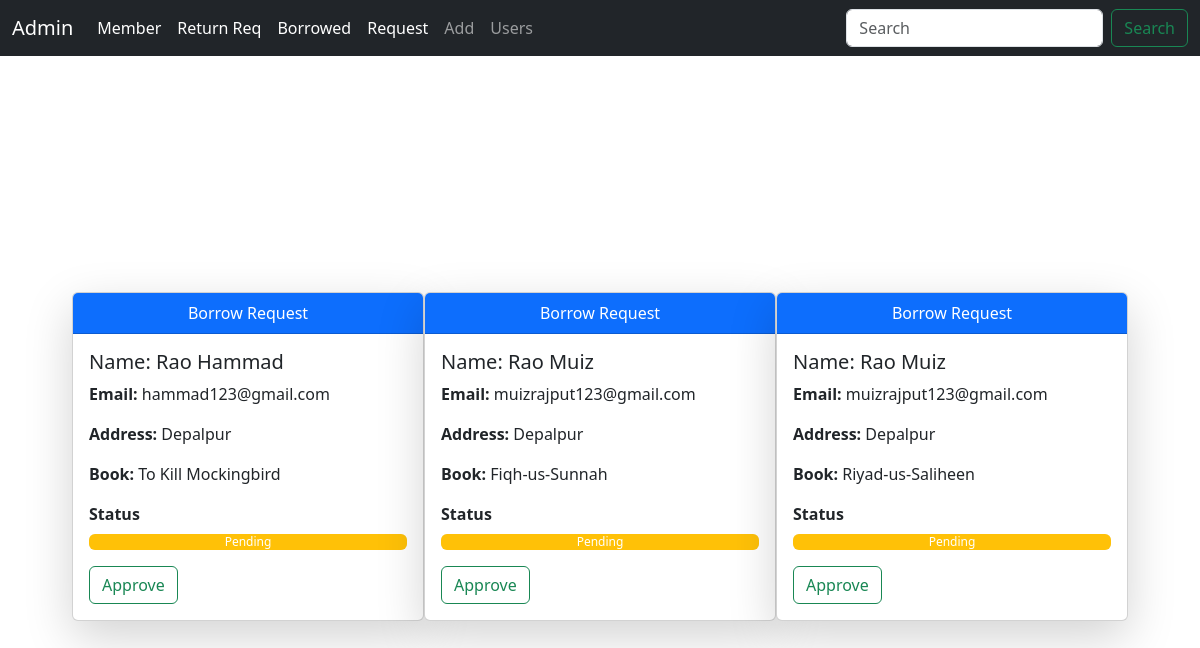
Page /manager/Breq/ on the committed database.
### manager/models.py (models this page shows, shortened)
class Borrowed(models.Model):
    b_id=models.AutoField(primary_key=True)
    i_id=models.IntegerField(max_length=20,default=0)
    book_id = models.IntegerField(default=0)
    Name=models.CharField(max_length=50)
    Email=models.CharField(max_length=100)
    Address=models.CharField(max_length=200)
    Book=models.CharField(max_length=50,default='')
    Status=models.CharField(max_length=20,default='pending')

### manager/views.py (the view)
# urls.py: path('Breq/',views.borrowReq,name='bReq'),
def borrowReq(request):
    a=Borrowed.objects.filter(Status__iexact='pending')
    return render(request,'Brequest.html',{'B':a})

### manager/Templates/Brequest.html (shortened to what this page needs)
{% extends 'Basic.html'%}
{%block content%}
<div class="page-area d-flex justify-content-center align-items-center vh-100">
{%for i in B %}
<div class="card shadow-lg" style="width: 22rem;">
    <div class="card-header bg-primary text-white text-center">
        Borrow Request
    </div>
    <div class="card-body">
        <h5 class="card-title">Name: {{i.Name}}</h5>
        <p class="card-text"><strong>Email:</strong> {{i.Email}}</p>
        <p class="card-text"><strong>Address:</strong> {{i.Address}}</p>
        <p class="card-text"><strong>Book:</strong> {{i.Book}}</p>
        <div class="mb-3">
            <label class="form-label"><strong>Status</strong></label>
            <div class="progress">
                <div class="progress-bar bg-warning" style="width:100%">
                    Pending
                </div>
            </div>
        </div>
        <div class="d-flex justify-content-between">
            <form method="POST" action="{% url 'Approved' i.b_id %}">
    <button type="submit" class="btn btn-outline-success w-100">Approve</button>
</form>
        </div>
    </div>
</div>
{%endfor%}
</div>
{%endblock%}

### rows in the picture
Borrowed: Name "Rao Hammad", Email "hammad123@gmail.com", Address "Depalpur", Book "To Kill Mockingbird"
Borrowed: Name "Rao Muiz", Email "muizrajput123@gmail.com", Address "Depalpur", Book "Fiqh-us-Sunnah"
Borrowed: Name "Rao Muiz", Email "muizrajput123@gmail.com", Address "Depalpur", Book "Riyad-us-Saliheen"
